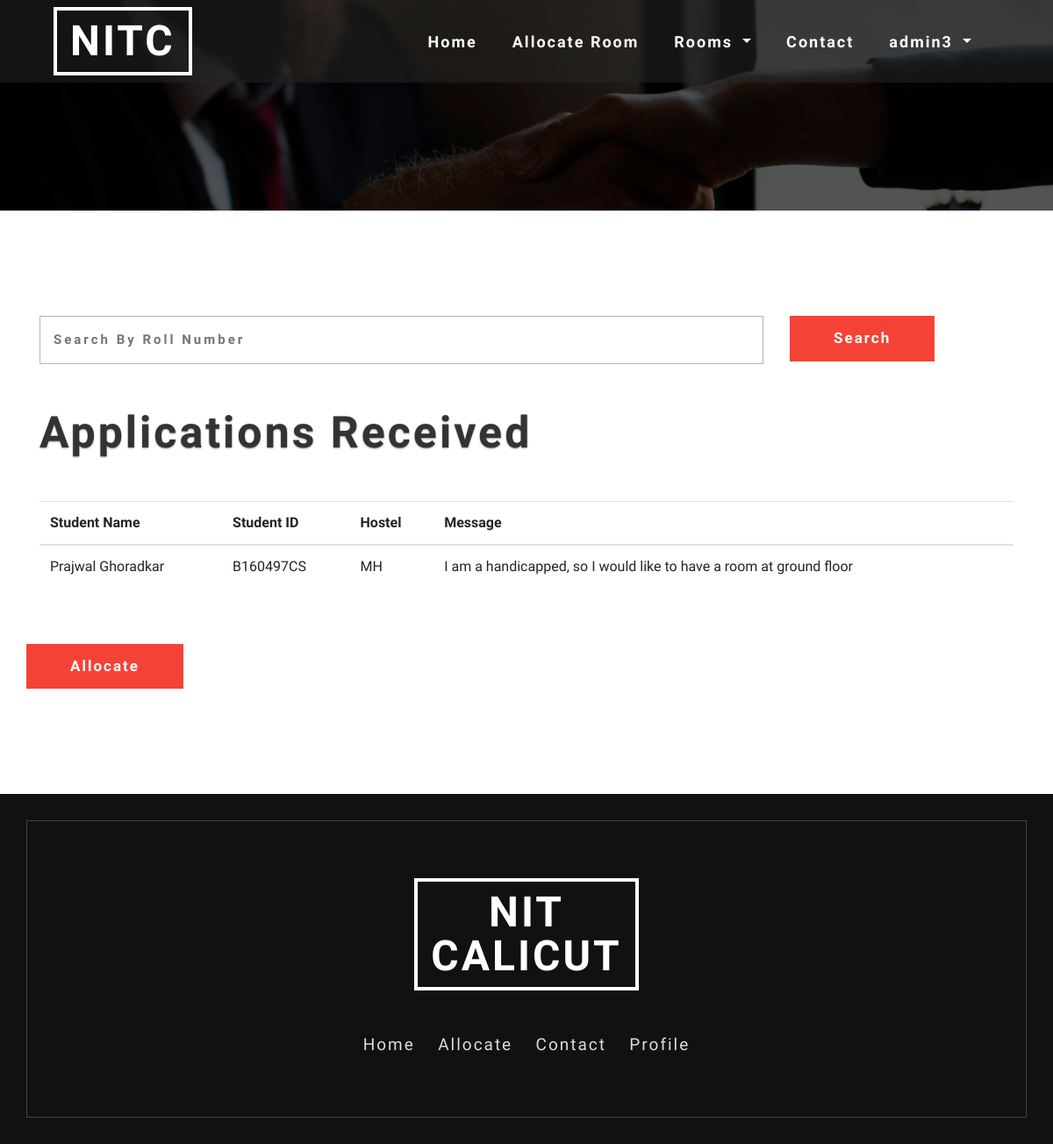
The page /allocate_room.php (signed in) on the database its author committed.
### tables this page shows
CREATE TABLE `application` (
  `Application_id` int(100) NOT NULL,
  `Student_id` varchar(255) NOT NULL,
  `Hostel_id` int(10) NOT NULL,
  `Application_status` tinyint(1) DEFAULT NULL,
  `Room_No` int(10) DEFAULT NULL,
  `Message` varchar(255) DEFAULT NULL
);

CREATE TABLE `student` (
  `Student_id` varchar(255) NOT NULL,
  `Fname` varchar(255) NOT NULL,
  `Lname` varchar(255) NOT NULL,
  `Mob_no` varchar(255) NOT NULL,
  `Dept` varchar(255) NOT NULL,
  `Year_of_study` varchar(255) NOT NULL,
  `Pwd` longtext NOT NULL,
  `Hostel_id` int(10) DEFAULT NULL,
  `Room_id` int(10) DEFAULT NULL
);

CREATE TABLE `hostel` (
  `Hostel_id` int(10) NOT NULL,
  `Hostel_name` varchar(255) NOT NULL,
  `current_no_of_rooms` varchar(255) DEFAULT NULL,
  `No_of_rooms` varchar(255) DEFAULT NULL,
  `No_of_students` varchar(255) DEFAULT NULL
);

### allocate_room.php (the view, shortened to what this page needs)
<?php
  require 'includes/config.inc.php';
?>
<!DOCTYPE html>
<html lang="en">
<head>
	<link rel="stylesheet" href="web_home/css_home/bootstrap.css">
	<link rel="stylesheet" href="web_home/css_home/style.css" type="text/css" media="all" />
	<link rel="stylesheet" href="web_home/css_home/fontawesome-all.css">
</head>
<body>
<div class="inner-page-banner" id="home">
	<header>
		<div class="container agile-banner_nav">
			<nav class="navbar navbar-expand-lg navbar-light bg-light">
				<h1><a class="navbar-brand" href="home_manager.php">NITC<span class="display"></span></a></h1>
				<div class="collapse navbar-collapse justify-content-center" id="navbarSupportedContent">
					<ul class="navbar-nav ml-auto">
						<li class="nav-item">
							<a class="nav-link" href="home_manager.php">Home <span class="sr-only">(current)</span></a>
						</li>
						<li class="nav-item">
						<a class="nav-link" href="allocate_room.php">Allocate Room</a>
					<li class="dropdown nav-item">
						<a href="#" class="dropdown-toggle nav-link" data-toggle="dropdown">Rooms
						</a>
					</li>
					<li class="nav-item">
						<a class="nav-link" href="contact_manager.php">Contact</a>
					</li>
					<li class="dropdown nav-item">
						<a href="#" class="dropdown-toggle nav-link" data-toggle="dropdown"><?php echo $_SESSION['username']; ?>
						</a>
					</li>
					</ul>
				</div>
			</nav>
		</div>
	</header>
</div>
<br><br><br>
<section class="contact py-5">
	<div class="container">
			<div class="mail_grid_w3l">
				<form action="allocate_room.php" method="post">
					<div class="row">
					        <div class="col-md-9">
							<input type="text" placeholder="Search by Roll Number" name="search_box">
							</div>
							<div class="col-md-3">
							<input type="submit" value="Search" name="search"></input>
							</div>
					</div>
				</form>
			</div>
	</div>
</section>
<div class="container">
<h2 class="heading text-capitalize mb-sm-5 mb-4"> Applications Received </h2>
<?php
   $hostel_id = $_SESSION['hostel_id'];
   $query1 = "SELECT * FROM Application where Hostel_id = '$hostel_id' and Application_status = '1'";
   $result1 = mysqli_query($conn,$query1);
   $query6 = "SELECT * FROM Hostel WHERE Hostel_id = '$hostel_id'";
   $result6 = mysqli_query($conn,$query6);
   $row6 = mysqli_fetch_assoc($result6);
   $hostel_name = $row6['Hostel_name'];
?>
  <table class="table table-hover">
    <thead>
      <tr>
        <th>Student Name</th>
        <th>Student ID</th>
        <th>Hostel</th>
        <th>Message</th>
      </tr>
    </thead>
    <tbody>
    <?php
      if(mysqli_num_rows($result1)==0){
         echo '<tr><td colspan="4">No Rows Returned</td></tr>';
      }
      else{
      	while($row1 = mysqli_fetch_assoc($result1)){
            $student_id = $row1['Student_id'];
            $query7 = "SELECT * FROM Student WHERE Student_id = '$student_id'";
            $result7 = mysqli_query($conn,$query7);
            $row7 = mysqli_fetch_assoc($result7);
            $student_name = $row7['Fname']." ".$row7['Lname'];
      		echo "<tr><td>{$student_name}</td><td>{$row1['Student_id']}</td><td>{$hostel_name}</td><td>{$row1['Message']}</td></tr>\n";
      	}
      }
    ?>
    </tbody>
  </table>
</div>
<section class="contact py-5">
	<div class="container">
			<div class="mail_grid_w3l">
				<form action="allocate_room.php" method="post">
					<div class="row">
							<input type="submit" value="Allocate" name="submit">
					</div>
				</form>
			</div>
	</div>
</section>
<br>
<br>
<br>
<footer class="py-5">
	<div class="container py-md-5">
		<div class="footer-logo mb-5 text-center">
			<a class="navbar-brand"  href="http://www.nitc.ac.in/" target="_blank" >NIT<span class="display"> CALICUT</span></a>
		</div>
		<div class="footer-grid">
			<div class="list-footer">
				<ul class="footer-nav text-center">
					<li>
						<a href="home_manager.php">Home</a>
					</li>
					<li>
						<a href="allocate_room.php">Allocate</a>
					</li>
					<li>
						<a href="contact_manager.php">Contact</a>
					</li>
					<li>
						<a href="admin/manager_profile.php">Profile</a>
					</li>
				</ul>
			</div>
		</div>
	</div>
</footer>
</body>
</html>

### web_home/css_home/style.css (style rules this page uses)
body { padding:0; margin:0; position:relative; font-family: 'Poiret One', cursive; }
body a { transition:0.5s all; -webkit-transition:0.5s all; -moz-transition:0.5s all; -o-transition:0.5s all; -ms-transition:0.5s all; }
input[type="button"],input[type="submit"],.contact-form input[type="submit"] { transition:0.5s all; -webkit-transition:0.5s all; -moz-transition:0.5s all; -o-transition:0.5s all; -ms-transition:0.5s all; }
h1,h2,h3,h4,h5,h6 { margin:0; }
ul { margin:0; padding:0; }
header { position: absolute; z-index: 9; width: 100%; background: rgba(37, 37, 37, 0.54); }
.bg-light { background-color: transparent !important; }
h1 { font-size: inherit; }
.navbar-nav > li { margin-right: 1.5em; }
.navbar-light .navbar-nav .nav-link { color: #fff; font-size: 18px; font-weight: 700; letter-spacing: 2px; }
.navbar-light .navbar-brand { color: #fff; font-size: 3em; text-decoration: none; border: 4px solid #fff; text-transform: uppercase; font-weight: 700; margin: 0; text-align: center; letter-spacing: 3px; padding: 10px 15px; line-height: 50px; }
.navbar-brand span { display: block; }
h3.heading,h2.heading { font-size: 50px; font-weight: 700; letter-spacing: 3px; color: #333; text-shadow: 0 1px 2px rgba(0, 0, 0, 0.4); }
footer { background: #111; position: relative; z-index: 1; }
footer:after { position: absolute; content: ''; left: 30px; right: 30px; bottom: 30px; top: 30px; border: 1px solid #444; z-index: -1; }
.footer-logo a.navbar-brand { color: #fff; font-size: 3em; text-decoration: none; border: 4px solid #fff; text-transform: uppercase; font-weight: 700; margin: 0; letter-spacing: 3px; padding: 10px 15px; line-height: 50px; }
.footer-nav li { list-style-type: none; display: inline-block; margin: 0px .7em; border-bottom: 2px solid rgba(226, 222, 222, 0); }
ul.footer-nav li a { color: #ddd; font-size: 19px; letter-spacing: 2px; display: inline-block; }
.inner-page-banner { background: url(../images/1.jpg) no-repeat center; height: 20vw; background-size: cover; }
.mail_grid_w3l input[type="text"], .mail_grid_w3l input[type="email"],.mail_grid_w3l input[type="number"],.mail_grid_w3l input[type="password"], .mail_grid_w3l textarea { outline: none; padding: 15px; font-size: 15px; color: #777; background: none; width: 100%; border: 1px solid #b5b5b5; letter-spacing: 3px; font-weight: bold; text-transform: capitalize; }
.mail_grid_w3l input[type="submit"] { outline: none; padding: 13px 50px; font-size: 17px; color: #fff; font-weight: 600; background: #F44336; border: none; text-transform: capitalize; letter-spacing: 2px; }

### rows shown on the page
application: Student.Lname "Prajwal Ghoradkar", Student "B160497CS", Hostel.Hostel_name "MH", Message "I am a handicapped, so I would like to have a room at ground floor"

### other values the page prints
$_SESSION['username'] "admin3"
